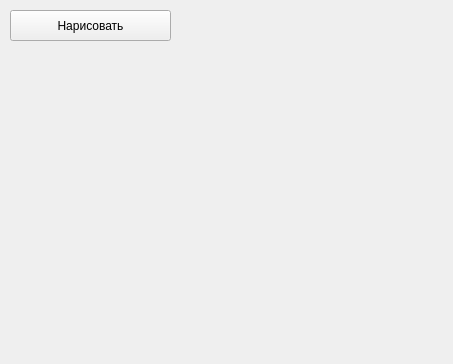
<?xml version="1.0" encoding="UTF-8"?>
<ui version="4.0">
 <class>Form</class>
 <widget class="QWidget" name="Form">
  <property name="geometry">
   <rect>
    <x>0</x>
    <y>0</y>
    <width>453</width>
    <height>364</height>
   </rect>
  </property>
  <property name="windowTitle">
   <string>Form</string>
  </property>
  <widget class="QPushButton" name="pushButton">
   <property name="geometry">
    <rect>
     <x>10</x>
     <y>10</y>
     <width>161</width>
     <height>31</height>
    </rect>
   </property>
   <property name="text">
    <string>Нарисовать</string>
   </property>
  </widget>
 </widget>
 <resources/>
 <connections/>
</ui>
